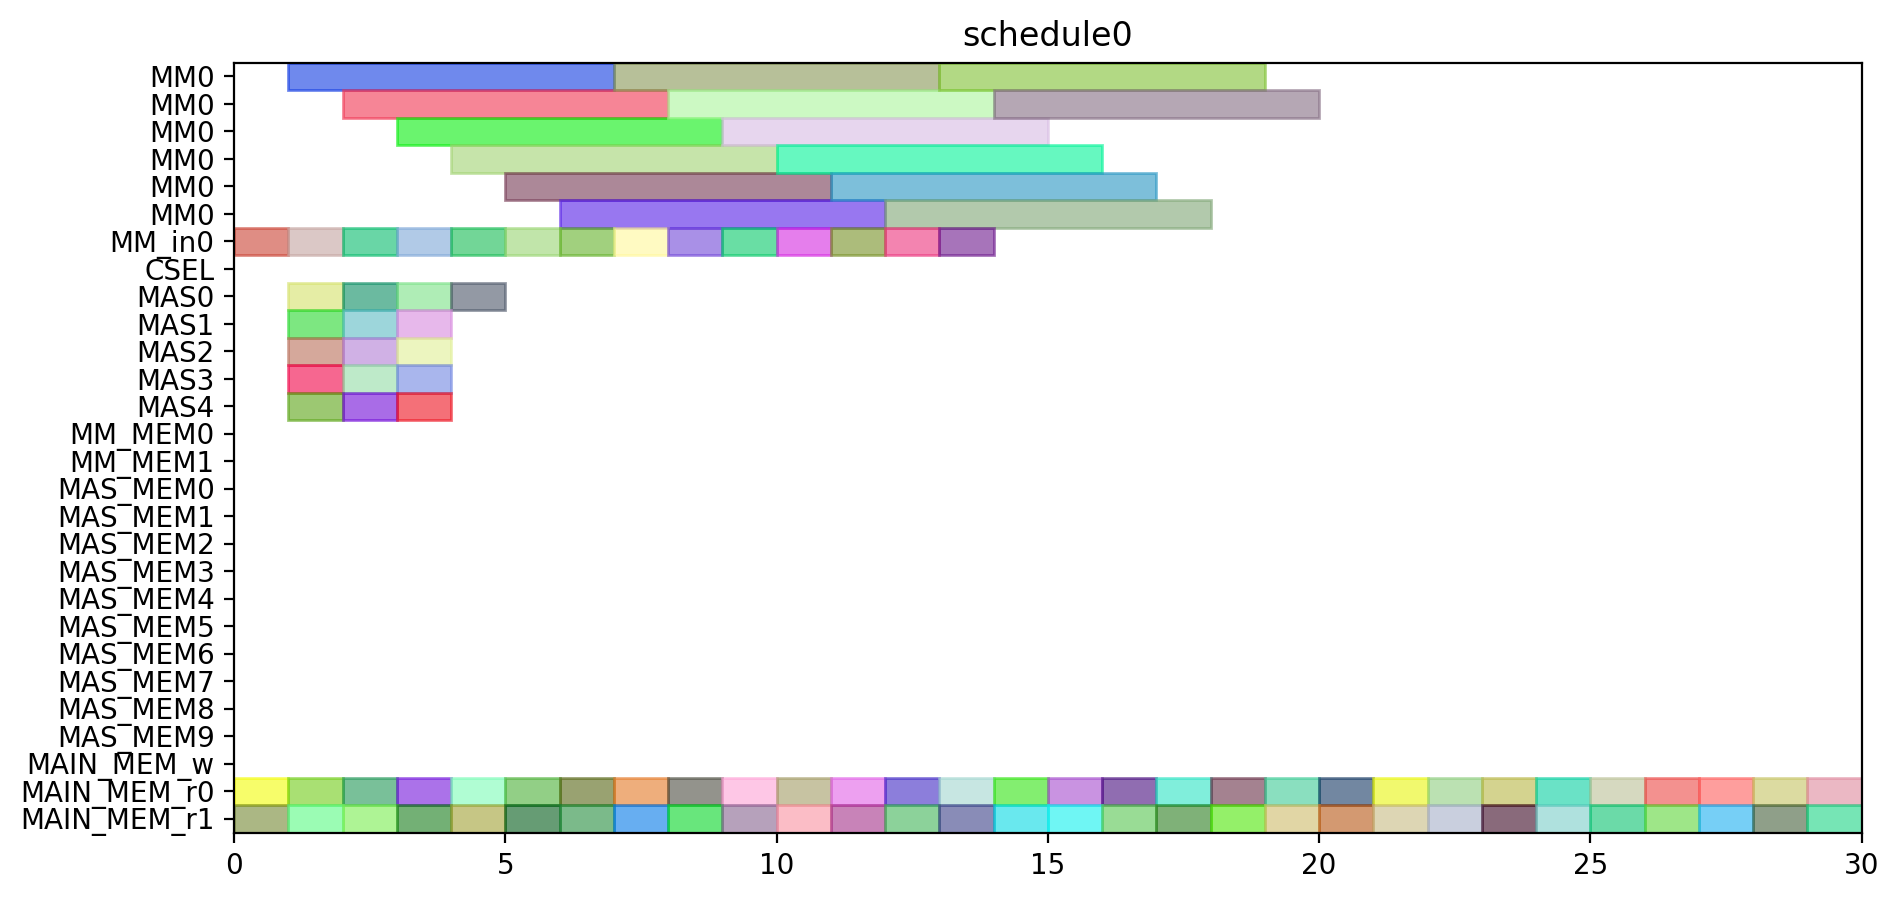

Write Python code to recreate this figure.
from pyschedule import Scenario, solvers, plotters, alt


def solve():
	horizon = 90
	S = Scenario("schedule0", horizon=horizon)

	# resource
	MM = S.Resources('MM', num=1, size=6)
	MM_in = S.Resources('MM_in', num=1)
	CSEL = S.Resource('CSEL')
	MAS = S.Resources('MAS', num=5, size=1, periods=range(1, horizon))
	MM_MEM = S.Resources('MM_MEM', num=2)
	MAS_MEM = S.Resources('MAS_MEM', num=10)
	MAIN_MEM_w = S.Resource('MAIN_MEM_w', size=1)
	MAIN_MEM_r = S.Resources('MAIN_MEM_r', num=2)

	# result of previous scheduling

	# new tasks
	r1_t0_in = S.Task('r1_t0_in', length=1, delay_cost=1)
	r1_t0_in += alt(MM_in)
	r1_t0 = S.Task('r1_t0', length=6, delay_cost=1)
	r1_t0 += alt(MM)
	S += r1_t0>=r1_t0_in

	r1_t0_mem0 = S.Task('r1_t0_mem0', length=1, delay_cost=1)
	r1_t0_mem0 += MAIN_MEM_r[0]
	r1_t0_mem1 = S.Task('r1_t0_mem1', length=1, delay_cost=1)
	r1_t0_mem1 += MAIN_MEM_r[1]
	r1_t1_in = S.Task('r1_t1_in', length=1, delay_cost=1)
	r1_t1_in += alt(MM_in)
	r1_t1 = S.Task('r1_t1', length=6, delay_cost=1)
	r1_t1 += alt(MM)
	S += r1_t1>=r1_t1_in

	r1_t1_mem0 = S.Task('r1_t1_mem0', length=1, delay_cost=1)
	r1_t1_mem0 += MAIN_MEM_r[0]
	r1_t1_mem1 = S.Task('r1_t1_mem1', length=1, delay_cost=1)
	r1_t1_mem1 += MAIN_MEM_r[1]
	r1_t2 = S.Task('r1_t2', length=1, delay_cost=1)
	r1_t2 += alt(MAS)

	r1_t2_mem0 = S.Task('r1_t2_mem0', length=1, delay_cost=1)
	r1_t2_mem0 += MAIN_MEM_r[0]
	r1_t2_mem1 = S.Task('r1_t2_mem1', length=1, delay_cost=1)
	r1_t2_mem1 += MAIN_MEM_r[1]
	r1_t3 = S.Task('r1_t3', length=1, delay_cost=1)
	r1_t3 += alt(MAS)

	r1_t3_mem0 = S.Task('r1_t3_mem0', length=1, delay_cost=1)
	r1_t3_mem0 += MAIN_MEM_r[0]
	r1_t3_mem1 = S.Task('r1_t3_mem1', length=1, delay_cost=1)
	r1_t3_mem1 += MAIN_MEM_r[1]
	r3_t0_in = S.Task('r3_t0_in', length=1, delay_cost=1)
	r3_t0_in += alt(MM_in)
	r3_t0 = S.Task('r3_t0', length=6, delay_cost=1)
	r3_t0 += alt(MM)
	S += r3_t0>=r3_t0_in

	r3_t0_mem0 = S.Task('r3_t0_mem0', length=1, delay_cost=1)
	r3_t0_mem0 += MAIN_MEM_r[0]
	r3_t0_mem1 = S.Task('r3_t0_mem1', length=1, delay_cost=1)
	r3_t0_mem1 += MAIN_MEM_r[1]
	r3_t1_in = S.Task('r3_t1_in', length=1, delay_cost=1)
	r3_t1_in += alt(MM_in)
	r3_t1 = S.Task('r3_t1', length=6, delay_cost=1)
	r3_t1 += alt(MM)
	S += r3_t1>=r3_t1_in

	r3_t1_mem0 = S.Task('r3_t1_mem0', length=1, delay_cost=1)
	r3_t1_mem0 += MAIN_MEM_r[0]
	r3_t1_mem1 = S.Task('r3_t1_mem1', length=1, delay_cost=1)
	r3_t1_mem1 += MAIN_MEM_r[1]
	r3_t2 = S.Task('r3_t2', length=1, delay_cost=1)
	r3_t2 += alt(MAS)

	r3_t2_mem0 = S.Task('r3_t2_mem0', length=1, delay_cost=1)
	r3_t2_mem0 += MAIN_MEM_r[0]
	r3_t2_mem1 = S.Task('r3_t2_mem1', length=1, delay_cost=1)
	r3_t2_mem1 += MAIN_MEM_r[1]
	r3_t3 = S.Task('r3_t3', length=1, delay_cost=1)
	r3_t3 += alt(MAS)

	r3_t3_mem0 = S.Task('r3_t3_mem0', length=1, delay_cost=1)
	r3_t3_mem0 += MAIN_MEM_r[0]
	r3_t3_mem1 = S.Task('r3_t3_mem1', length=1, delay_cost=1)
	r3_t3_mem1 += MAIN_MEM_r[1]
	r4_t0_in = S.Task('r4_t0_in', length=1, delay_cost=1)
	r4_t0_in += alt(MM_in)
	r4_t0 = S.Task('r4_t0', length=6, delay_cost=1)
	r4_t0 += alt(MM)
	S += r4_t0>=r4_t0_in

	r4_t0_mem0 = S.Task('r4_t0_mem0', length=1, delay_cost=1)
	r4_t0_mem0 += MAIN_MEM_r[0]
	r4_t0_mem1 = S.Task('r4_t0_mem1', length=1, delay_cost=1)
	r4_t0_mem1 += MAIN_MEM_r[1]
	r4_t1_in = S.Task('r4_t1_in', length=1, delay_cost=1)
	r4_t1_in += alt(MM_in)
	r4_t1 = S.Task('r4_t1', length=6, delay_cost=1)
	r4_t1 += alt(MM)
	S += r4_t1>=r4_t1_in

	r4_t1_mem0 = S.Task('r4_t1_mem0', length=1, delay_cost=1)
	r4_t1_mem0 += MAIN_MEM_r[0]
	r4_t1_mem1 = S.Task('r4_t1_mem1', length=1, delay_cost=1)
	r4_t1_mem1 += MAIN_MEM_r[1]
	r4_t2 = S.Task('r4_t2', length=1, delay_cost=1)
	r4_t2 += alt(MAS)

	r4_t2_mem0 = S.Task('r4_t2_mem0', length=1, delay_cost=1)
	r4_t2_mem0 += MAIN_MEM_r[0]
	r4_t2_mem1 = S.Task('r4_t2_mem1', length=1, delay_cost=1)
	r4_t2_mem1 += MAIN_MEM_r[1]
	r4_t3 = S.Task('r4_t3', length=1, delay_cost=1)
	r4_t3 += alt(MAS)

	r4_t3_mem0 = S.Task('r4_t3_mem0', length=1, delay_cost=1)
	r4_t3_mem0 += MAIN_MEM_r[0]
	r4_t3_mem1 = S.Task('r4_t3_mem1', length=1, delay_cost=1)
	r4_t3_mem1 += MAIN_MEM_r[1]
	r5_t0_in = S.Task('r5_t0_in', length=1, delay_cost=1)
	r5_t0_in += alt(MM_in)
	r5_t0 = S.Task('r5_t0', length=6, delay_cost=1)
	r5_t0 += alt(MM)
	S += r5_t0>=r5_t0_in

	r5_t0_mem0 = S.Task('r5_t0_mem0', length=1, delay_cost=1)
	r5_t0_mem0 += MAIN_MEM_r[0]
	r5_t0_mem1 = S.Task('r5_t0_mem1', length=1, delay_cost=1)
	r5_t0_mem1 += MAIN_MEM_r[1]
	r5_t1_in = S.Task('r5_t1_in', length=1, delay_cost=1)
	r5_t1_in += alt(MM_in)
	r5_t1 = S.Task('r5_t1', length=6, delay_cost=1)
	r5_t1 += alt(MM)
	S += r5_t1>=r5_t1_in

	r5_t1_mem0 = S.Task('r5_t1_mem0', length=1, delay_cost=1)
	r5_t1_mem0 += MAIN_MEM_r[0]
	r5_t1_mem1 = S.Task('r5_t1_mem1', length=1, delay_cost=1)
	r5_t1_mem1 += MAIN_MEM_r[1]
	r5_t2 = S.Task('r5_t2', length=1, delay_cost=1)
	r5_t2 += alt(MAS)

	r5_t2_mem0 = S.Task('r5_t2_mem0', length=1, delay_cost=1)
	r5_t2_mem0 += MAIN_MEM_r[0]
	r5_t2_mem1 = S.Task('r5_t2_mem1', length=1, delay_cost=1)
	r5_t2_mem1 += MAIN_MEM_r[1]
	r5_t3 = S.Task('r5_t3', length=1, delay_cost=1)
	r5_t3 += alt(MAS)

	r5_t3_mem0 = S.Task('r5_t3_mem0', length=1, delay_cost=1)
	r5_t3_mem0 += MAIN_MEM_r[0]
	r5_t3_mem1 = S.Task('r5_t3_mem1', length=1, delay_cost=1)
	r5_t3_mem1 += MAIN_MEM_r[1]
	r6_t0_in = S.Task('r6_t0_in', length=1, delay_cost=1)
	r6_t0_in += alt(MM_in)
	r6_t0 = S.Task('r6_t0', length=6, delay_cost=1)
	r6_t0 += alt(MM)
	S += r6_t0>=r6_t0_in

	r6_t0_mem0 = S.Task('r6_t0_mem0', length=1, delay_cost=1)
	r6_t0_mem0 += MAIN_MEM_r[0]
	r6_t0_mem1 = S.Task('r6_t0_mem1', length=1, delay_cost=1)
	r6_t0_mem1 += MAIN_MEM_r[1]
	r6_t1_in = S.Task('r6_t1_in', length=1, delay_cost=1)
	r6_t1_in += alt(MM_in)
	r6_t1 = S.Task('r6_t1', length=6, delay_cost=1)
	r6_t1 += alt(MM)
	S += r6_t1>=r6_t1_in

	r6_t1_mem0 = S.Task('r6_t1_mem0', length=1, delay_cost=1)
	r6_t1_mem0 += MAIN_MEM_r[0]
	r6_t1_mem1 = S.Task('r6_t1_mem1', length=1, delay_cost=1)
	r6_t1_mem1 += MAIN_MEM_r[1]
	r6_t2 = S.Task('r6_t2', length=1, delay_cost=1)
	r6_t2 += alt(MAS)

	r6_t2_mem0 = S.Task('r6_t2_mem0', length=1, delay_cost=1)
	r6_t2_mem0 += MAIN_MEM_r[0]
	r6_t2_mem1 = S.Task('r6_t2_mem1', length=1, delay_cost=1)
	r6_t2_mem1 += MAIN_MEM_r[1]
	r6_t3 = S.Task('r6_t3', length=1, delay_cost=1)
	r6_t3 += alt(MAS)

	r6_t3_mem0 = S.Task('r6_t3_mem0', length=1, delay_cost=1)
	r6_t3_mem0 += MAIN_MEM_r[0]
	r6_t3_mem1 = S.Task('r6_t3_mem1', length=1, delay_cost=1)
	r6_t3_mem1 += MAIN_MEM_r[1]
	r9_t2 = S.Task('r9_t2', length=1, delay_cost=1)
	r9_t2 += alt(MAS)

	r9_t2_mem0 = S.Task('r9_t2_mem0', length=1, delay_cost=1)
	r9_t2_mem0 += MAIN_MEM_r[0]
	r9_t2_mem1 = S.Task('r9_t2_mem1', length=1, delay_cost=1)
	r9_t2_mem1 += MAIN_MEM_r[1]
	r12_t0_in = S.Task('r12_t0_in', length=1, delay_cost=1)
	r12_t0_in += alt(MM_in)
	r12_t0 = S.Task('r12_t0', length=6, delay_cost=1)
	r12_t0 += alt(MM)
	S += r12_t0>=r12_t0_in

	r12_t0_mem0 = S.Task('r12_t0_mem0', length=1, delay_cost=1)
	r12_t0_mem0 += MAIN_MEM_r[0]
	r12_t0_mem1 = S.Task('r12_t0_mem1', length=1, delay_cost=1)
	r12_t0_mem1 += MAIN_MEM_r[1]
	r12_t1_in = S.Task('r12_t1_in', length=1, delay_cost=1)
	r12_t1_in += alt(MM_in)
	r12_t1 = S.Task('r12_t1', length=6, delay_cost=1)
	r12_t1 += alt(MM)
	S += r12_t1>=r12_t1_in

	r12_t1_mem0 = S.Task('r12_t1_mem0', length=1, delay_cost=1)
	r12_t1_mem0 += MAIN_MEM_r[0]
	r12_t1_mem1 = S.Task('r12_t1_mem1', length=1, delay_cost=1)
	r12_t1_mem1 += MAIN_MEM_r[1]
	r12_t2 = S.Task('r12_t2', length=1, delay_cost=1)
	r12_t2 += alt(MAS)

	r12_t2_mem0 = S.Task('r12_t2_mem0', length=1, delay_cost=1)
	r12_t2_mem0 += MAIN_MEM_r[0]
	r12_t2_mem1 = S.Task('r12_t2_mem1', length=1, delay_cost=1)
	r12_t2_mem1 += MAIN_MEM_r[1]
	r12_t3 = S.Task('r12_t3', length=1, delay_cost=1)
	r12_t3 += alt(MAS)

	r12_t3_mem0 = S.Task('r12_t3_mem0', length=1, delay_cost=1)
	r12_t3_mem0 += MAIN_MEM_r[0]
	r12_t3_mem1 = S.Task('r12_t3_mem1', length=1, delay_cost=1)
	r12_t3_mem1 += MAIN_MEM_r[1]
	r13_t0_in = S.Task('r13_t0_in', length=1, delay_cost=1)
	r13_t0_in += alt(MM_in)
	r13_t0 = S.Task('r13_t0', length=6, delay_cost=1)
	r13_t0 += alt(MM)
	S += r13_t0>=r13_t0_in

	r13_t0_mem0 = S.Task('r13_t0_mem0', length=1, delay_cost=1)
	r13_t0_mem0 += MAIN_MEM_r[0]
	r13_t0_mem1 = S.Task('r13_t0_mem1', length=1, delay_cost=1)
	r13_t0_mem1 += MAIN_MEM_r[1]
	r13_t1_in = S.Task('r13_t1_in', length=1, delay_cost=1)
	r13_t1_in += alt(MM_in)
	r13_t1 = S.Task('r13_t1', length=6, delay_cost=1)
	r13_t1 += alt(MM)
	S += r13_t1>=r13_t1_in

	r13_t1_mem0 = S.Task('r13_t1_mem0', length=1, delay_cost=1)
	r13_t1_mem0 += MAIN_MEM_r[0]
	r13_t1_mem1 = S.Task('r13_t1_mem1', length=1, delay_cost=1)
	r13_t1_mem1 += MAIN_MEM_r[1]
	r13_t2 = S.Task('r13_t2', length=1, delay_cost=1)
	r13_t2 += alt(MAS)

	r13_t2_mem0 = S.Task('r13_t2_mem0', length=1, delay_cost=1)
	r13_t2_mem0 += MAIN_MEM_r[0]
	r13_t2_mem1 = S.Task('r13_t2_mem1', length=1, delay_cost=1)
	r13_t2_mem1 += MAIN_MEM_r[1]
	r13_t3 = S.Task('r13_t3', length=1, delay_cost=1)
	r13_t3 += alt(MAS)

	r13_t3_mem0 = S.Task('r13_t3_mem0', length=1, delay_cost=1)
	r13_t3_mem0 += MAIN_MEM_r[0]
	r13_t3_mem1 = S.Task('r13_t3_mem1', length=1, delay_cost=1)
	r13_t3_mem1 += MAIN_MEM_r[1]
	r16_t3 = S.Task('r16_t3', length=1, delay_cost=1)
	r16_t3 += alt(MAS)

	r16_t3_mem0 = S.Task('r16_t3_mem0', length=1, delay_cost=1)
	r16_t3_mem0 += MAIN_MEM_r[0]
	r16_t3_mem1 = S.Task('r16_t3_mem1', length=1, delay_cost=1)
	r16_t3_mem1 += MAIN_MEM_r[1]
	solvers.mip.solve(S,msg=1,kind='CPLEX',ratio_gap=1.01)

	solution = [['hoge']*len(S.solution()[1]) for i in range(len(S.solution()))]
	for i in range(len(S.solution())):
		for j in range(len(S.solution()[i])):
			solution[i][j]=str(S.solution()[i][j])
	print(solution)

	cycles = int(solution[-1][3])

	pic_file_name = "/home/mfukuda/ABE/multiRAM_multiMAS_16mux/scheduling_result/stage6MM1_stage1MAS5/EP2_YRECOVER/schedule0.png"
	if(S.solution() != []):
		plotters.matplotlib.plot(S,img_filename=pic_file_name, show_task_labels=False, fig_size=(cycles*0.25+3, 5))

	return solution
